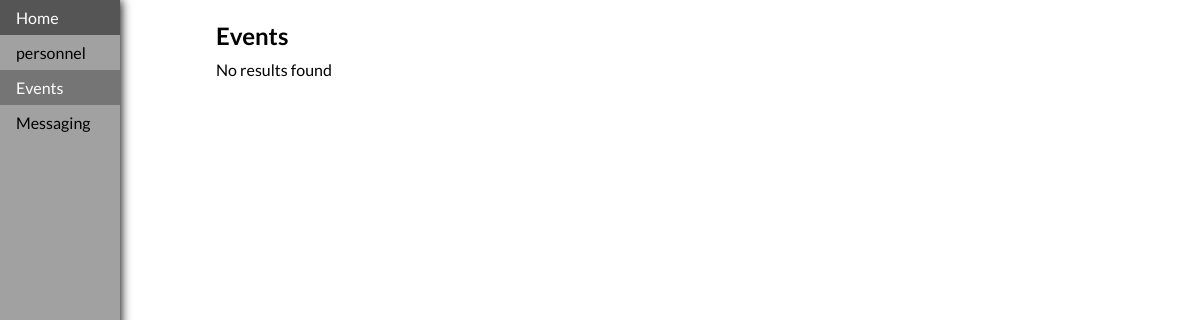
Before: /events.php with the older database file.
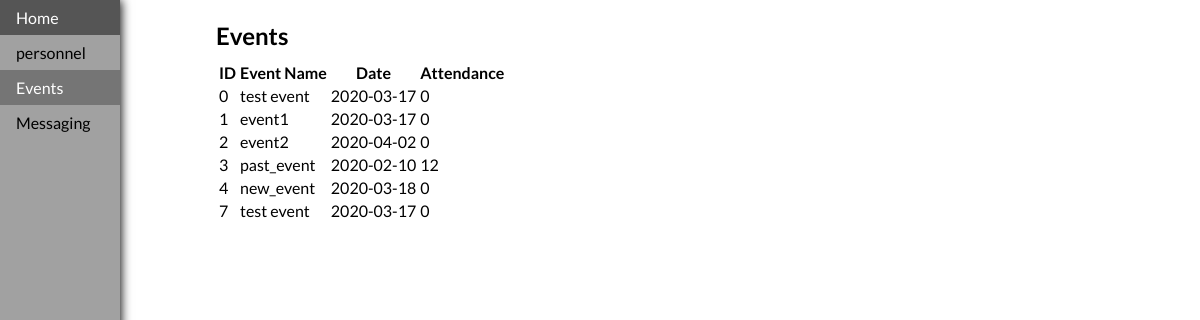
After: the same page with the newer database file.
### tables this page shows
CREATE TABLE `events` (
  `event_ID` int(11) NOT NULL,
  `name` varchar(50) NOT NULL,
  `date` date NOT NULL,
  `attendance` int(11) NOT NULL
);

### events.php (the view, shortened to what this page needs)
<!DOCTYPE html>
<html>
<head>
    <link rel="stylesheet" type="text/css" href="../PM-css/styles.css">
    <link rel="stylesheet" type="text/css" href="../PM-css/event-style.css">
</head>
<body>
    <?php require '../PM-extras/db_utils.php';
    $link = create_connection();
    ?>
    <ul>
        <li><a href="../index.php">Home</a></li>
        <li><a href="personnel.php">personnel</a></li>
        <li><a class="active" href="events.php">Events</a class="active"></li>
        <li><a href="messaging.php">Messaging</a></li>
    </ul>
    <div class="page_body">
        <h2>Events</h2>
        <div class="event_table_wrappper">
        <?php
            $sql = "SELECT * FROM events";
            if ($res = mysqli_query($link, $sql)) {
                if (mysqli_num_rows($res) > 0) {
                    echo '<table class="event_table">';
                    echo "<tr>";
                    echo "<th class='event_header'>ID</th>";
                    echo "<th class='event_header'>Event Name</th>";
                    echo "<th class='event_header'>Date</th>";
                    echo "<th class='event_header'>Attendance</th>";
                    echo "</tr>";
                    while ($row = mysqli_fetch_array($res)) {
                        echo "<tr class='event_row'>";
                        echo "<td class='event_data'>" . $row['event_ID'] . "</td>";
                        echo "<td class='event_data'>" . $row['name'] . "</td>";
                        echo "<td class='event_data'>" . $row['date'] . "</td>";
                        echo "<td class='event_data'>" . $row['attendance'] . "</td>";
                        echo "</tr>";
                    }
                    echo "</table>";
                } else {
                    echo "No results found";
                }
            }
?>
        </div>
    </div>
</body>
</html>

### PM-css/styles.css (style rules this page uses)
* { font-family: 'Lato', sans-serif; }
html { height: 100%; width: 100%; }
body { margin: 0; width: 100%; height: 100%; overflow-x: hidden; }
.page_body { margin-left: 200px; margin-right: 80px; padding: 1px 16px; }
ul { list-style-type: none; margin: 0; padding: 0; width: 120px; background-color: rgb(161, 161, 161); position: fixed; height: 100%; overflow: auto; box-shadow: 1px 0px 10px; z-index: 10; }
li a { display: block; color: #000; padding: 8px 16px; text-decoration: none; }
li a.active { background-color: rgb(117, 117, 117); color: white; }

Changed rows visible on the page:
added events: event_ID "0", name "test event", date "2020-03-17", attendance "0"
added events: event_ID "1", name "event1", date "2020-03-17", attendance "0"
added events: event_ID "2", name "event2", date "2020-04-02", attendance "0"
added events: event_ID "3", name "past_event", date "2020-02-10", attendance "12"
added events: event_ID "4", name "new_event", date "2020-03-18", attendance "0"
added events: event_ID "7", name "test event", date "2020-03-17", attendance "0"
Other visible differences:
text no longer shown: "No results found"
text now shown: "ID Event Name Date Attendance"
